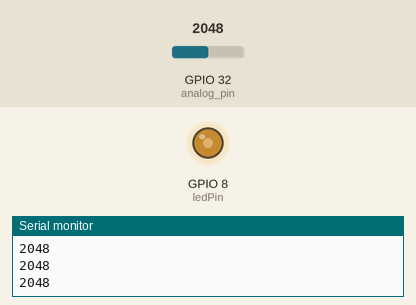
Bench run of a sketch on a simulated ESP32. Shown: output pins drawn as LEDs (lit = HIGH), the last lines printed to the serial monitor. The test bench sets the inputs (shaded band); at power-on: GPIO 32 (analog_pin) = 2048.

Above: at 1.2 s.
1.3 s: GPIO 32 (analog_pin) set to 2866
At 1.9 s:
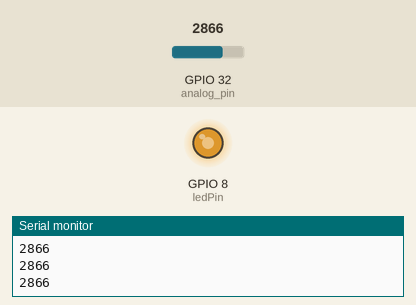
2.8 s: GPIO 32 (analog_pin) set to 3603
At 3.1 s:
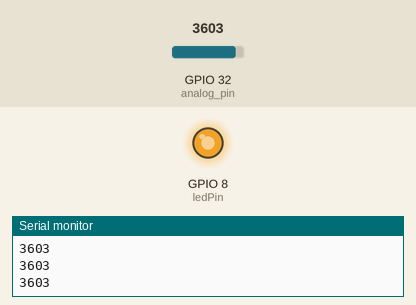
4.3 s: GPIO 32 (analog_pin) set to 491
At 5.5 s:
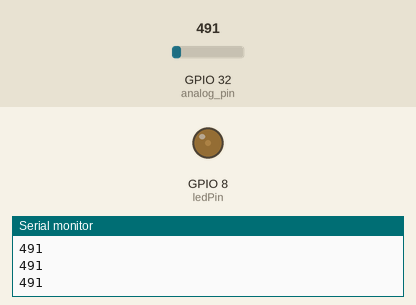
5.8 s: GPIO 32 (analog_pin) set to 0
At 6.7 s:
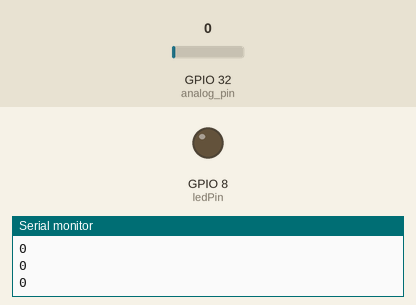
Timing chart, 0 to 8.3 s (numbered marks = the images above; inputs shaded):
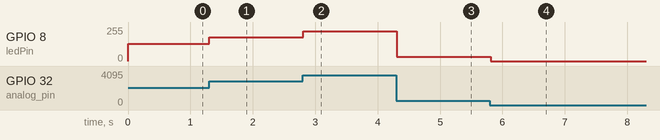

The sketch:

potentiometer-PWM.ino
```cpp
const int ledPin = D9; // the number of the LED pin
int analog_pin = A4; // Pin into which we connect the middle leg of the potentiometer
int val ;  // variable to store the value read

// setting PWM properties
const int freq = 5000;        // 5000 Hz
const int ledChannel = 0;
const int resolution = 12;    // 12-bit resolution = between 0 and 4095

void setup(){
  Serial.begin(115200);

  // configure LED PWM functionalitites
  ledcSetup(ledChannel, freq, resolution);

  // attach the channel to the GPIO to be controlled
  ledcAttachPin(ledPin, ledChannel);
}

void loop(){
    val = analogRead(analog_pin);  // read the input pin
    Serial.println(val);          // print value
    ledcWrite(ledChannel, val);
    delay(15);  // update duty cycle parameters every 15 ms
  }
```

Measured:
- after the input at 1.3 s, GPIO 8 (ledPin): 128/255 → 178/255 at once
- after the input at 2.8 s, GPIO 8 (ledPin): 178/255 → 224/255 at once
- after the input at 4.3 s, GPIO 8 (ledPin): 224/255 → 31/255 at once
- after the input at 5.8 s, GPIO 8 (ledPin): 31/255 → 0/255 at once
